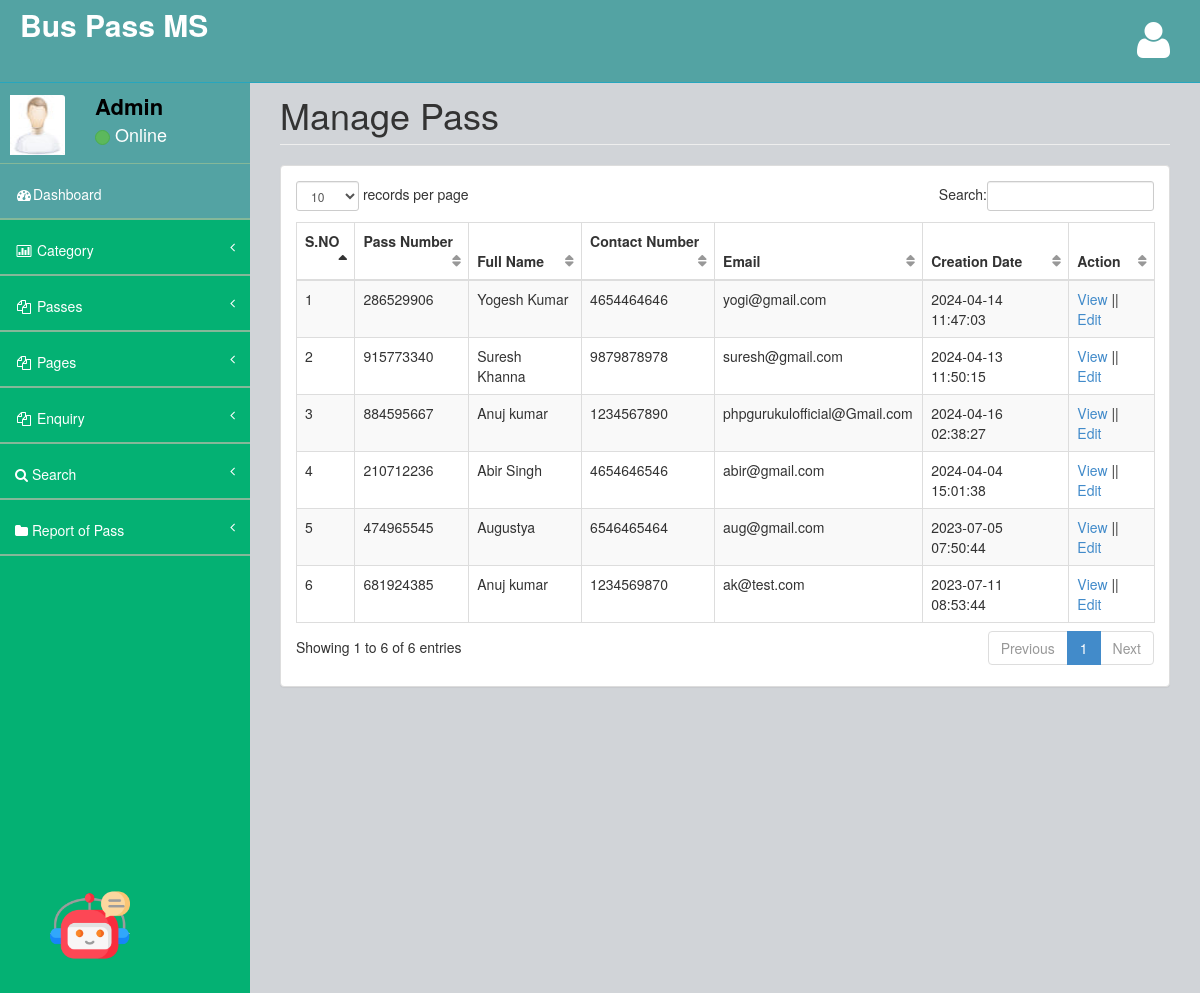
Page /admin/manage-pass.php (signed in) on the committed database.
### tables this page shows
CREATE TABLE `tblpass` (
  `ID` int(10) NOT NULL,
  `PassNumber` varchar(200) DEFAULT NULL,
  `FullName` varchar(200) DEFAULT NULL,
  `ProfileImage` varchar(200) DEFAULT NULL,
  `ContactNumber` bigint(10) DEFAULT NULL,
  `Email` varchar(200) DEFAULT NULL,
  `IdentityType` varchar(200) DEFAULT NULL,
  `IdentityCardno` varchar(200) DEFAULT NULL,
  `Category` varchar(100) DEFAULT NULL,
  `Source` varchar(200) DEFAULT NULL,
  `Destination` varchar(200) DEFAULT NULL,
  `FromDate` varchar(200) DEFAULT NULL,
  `ToDate` varchar(200) DEFAULT NULL,
  `Cost` decimal(10,0) DEFAULT NULL,
  `PasscreationDate` timestamp NULL DEFAULT CURRENT_TIMESTAMP
);

### admin/manage-pass.php (the view, shortened to what this page needs)
<?php
include('includes/dbconnection.php');
if (strlen($_SESSION['bpmsaid']==0)) {
  header('location:logout.php');
  } else{
  ?>
<!DOCTYPE html>
<html>
<head>
    <link href="assets/plugins/bootstrap/bootstrap.css" rel="stylesheet" />
    <link href="assets/font-awesome/css/font-awesome.css" rel="stylesheet" />
    <link href="assets/plugins/pace/pace-theme-big-counter.css" rel="stylesheet" />
  <link href="assets/css/style.css" rel="stylesheet" />
      <link href="assets/css/main-style.css" rel="stylesheet" />
    <link href="assets/plugins/dataTables/dataTables.bootstrap.css" rel="stylesheet" />
</head>
<body>
    <div id="wrapper">
       <?php include_once('includes/header.php');?>
        <?php include_once('includes/sidebar.php');?>
        <div id="page-wrapper">
            <div class="row">
                <div class="col-lg-12">
                    <h1 class="page-header">Manage Pass</h1>
                </div>
            </div>
            <div class="row">
                <div class="col-lg-12">
                    <div class="panel panel-default">
                        <div class="panel-body">
                            <div class="table-responsive">
                                <table class="table table-striped table-bordered table-hover" id="dataTables-example">
                                    <thead>
                                        <tr>
                                            <th>S.NO</th>
                                           <th>Pass Number</th>
                                            <th>Full Name</th>
                                            <th>Contact Number</th>
                                            <th>Email</th>
                                            <th>Creation Date</th>
                                            <th>Action</th>
                                        </tr>
                                    </thead>
                                    <tbody>
                                        <?php
$sql="SELECT * from tblpass";
$query = $dbh -> prepare($sql);
$query->execute();
$results=$query->fetchAll(PDO::FETCH_OBJ);
$cnt=1;
if($query->rowCount() > 0)
{
foreach($results as $row)
{               ?>
                                       <tr>
                  <td><?php echo htmlentities($cnt);?></td>
                  <td><?php  echo htmlentities($row->PassNumber);?></td>
                  <td><?php  echo htmlentities($row->FullName);?></td>
                  <td><?php  echo htmlentities($row->ContactNumber);?></td>
                  <td><?php  echo htmlentities($row->Email);?></td>
                  <td><?php  echo htmlentities($row->PasscreationDate);?></td>
                  <td><a href="view-pass-detail.php?viewid=<?php echo htmlentities ($row->ID);?>">View</a>  ||  <a href="edit-pass-detail.php?editid=<?php echo htmlentities ($row->ID);?>">Edit</a></td>
                </tr>
               <?php $cnt=$cnt+1;}} ?>
                                    </tbody>
                                </table>
                            </div>
                        </div>
                    </div>
                </div>
            </div>
        </div>
    </div>
</body>
</html>
<?php }  ?>

### admin/includes/header.php (shortened to what this page needs)
<nav class="navbar navbar-default navbar-fixed-top" role="navigation" id="navbar">
            <div class="navbar-header">
                <a class="navbar-brand" href="dashboard.php">
                    <strong style="color: white;font-size: 30px">Bus Pass MS</strong>
                </a>
            </div>
            <ul class="nav navbar-top-links navbar-right">
                <li class="dropdown">
                    <a class="dropdown-toggle" data-toggle="dropdown" href="#">
                        <i class="fa fa-user fa-3x"></i>
                    </a>
                </li>
            </ul>
        </nav>

### admin/includes/sidebar.php (shortened to what this page needs)
<?php
include('includes/dbconnection.php');
?>
        <nav class="navbar-default navbar-static-side" role="navigation">
            <div class="sidebar-collapse">
                <ul class="nav" id="side-menu">
                    <li>
                        <div class="user-section">
                            <div class="user-section-inner">
                                <img src="assets/img/user.jpg" alt="">
                            </div>
                            <div class="user-info">
                                <?php
$aid=$_SESSION['bpmsaid'];
$sql="SELECT AdminName from  tbladmin where ID=:aid";
$query = $dbh -> prepare($sql);
$query->bindParam(':aid',$aid,PDO::PARAM_STR);
$query->execute();
$results=$query->fetchAll(PDO::FETCH_OBJ);
$cnt=1;
if($query->rowCount() > 0)
{
foreach($results as $row)
{               ?>
                                <div><strong><?php  echo $row->AdminName;?></strong></div>
                                <div class="user-text-online">
                                    <span class="user-circle-online btn btn-success btn-circle "></span>&nbsp;Online
                                </div>
                            </div>
                            <?php $cnt=$cnt+1;}} ?>
                        </div>
                    </li>
                    <li class="selected">
                        <a href="dashboard.php"><i class="fa fa-dashboard fa-fw"></i>Dashboard</a>
                    </li>
                    <li>
                        <a href="#"><i class="fa fa-bar-chart-o fa-fw"></i> Category<span class="fa arrow"></span></a>
                    </li>
                    <li>
                        <a href="#"><i class="fa fa-files-o fa-fw"></i> Passes<span class="fa arrow"></span></a>
                    </li>
                    <li>
                        <a href="#"><i class="fa fa-files-o fa-fw"></i> Pages<span class="fa arrow"></span></a>
                    </li>
                    <li>
                        <a href="#"><i class="fa fa-files-o fa-fw"></i> Enquiry<span class="fa arrow"></span></a>
                    </li>
                    <li>
                        <a href="search-pass.php"><i class="fa fa-search"></i>  Search<span class="fa arrow"></span></a>
                        </li>
                        <li>
                        <a href="pass-bwdates-report.php"><i class="fa fa-folder"></i>  Report of Pass<span class="fa arrow"></span></a>
                        </li>
                        <link rel="stylesheet" href="assets/css/bot_logo1.css">
            <div class="sidebar-bottom">
                <div class="chatbot-logo-container">
                    <a href="bot.php">
                        <img src="images/robot.png" alt="robot" class="chatbot-logo">
                    </a>
                </div>
            </div>
                </ul>
            </div>
        </nav>

### admin/assets/css/style.css (style rules this page uses)
body { background-color: #f8f8f8; }
#wrapper { width: 100%; margin-top: 55px!important; background-color:#04B173; }
#page-wrapper { padding: 0 15px; min-height: 568px; background-color:rgb(209, 212, 216); }
.navbar-static-side ul li { border-bottom:1px solid #84B899 !important; }
.navbar-top-links li { display: inline-block; }
.navbar-top-links li:last-child { margin-right: 15px; }
.navbar-top-links li a { padding: 20px; min-height: 50px; }
.arrow { float: right; }
.fa.arrow:before { content: "\f104"; }
@media (min-width:768px) { .navbar-static-side { z-index: 1; position: absolute; width: 250px; } }
table.dataTable thead .sorting, table.dataTable thead .sorting_asc:after, table.dataTable thead .sorting_desc, table.dataTable thead .sorting_asc_disabled, table.dataTable thead .sorting_desc_disabled { background: transparent; }
table.dataTable thead .sorting_asc:after { content: "\f0de"; float: right; font-family: fontawesome; }
table.dataTable thead .sorting:after { content: "\f0dc"; float: right; font-family: fontawesome; color: rgba(50,50,50,.5); }
.btn-circle { width: 30px; height: 30px; padding: 6px 0; border-radius: 15px; text-align: center; font-size: 12px; line-height: 1.428571429; }

### admin/assets/css/main-style.css (style rules this page uses)
.user-section-inner { height: 65px; width: 65px; -moz-border-radius: 3px; -webkit-border-radius: 3px; border-radius: 3px; overflow: hidden; display: inline-block; float: left; margin-right: 15px; margin-top: 20px; }
.user-section-inner img { margin-left:10px; width:55px; height:60px; }
.user-info { display: block; color:#000!important; display: inline-block; padding: 15px; margin-bottom: 0px }
.user-text-online { font-size:18px; color:#fff }
.user-circle-online { width: 15px!important; height: 15px!important; }
.navbar-top-links > li > a { color: #FFFFFF; }
.nav > li > a { padding: 20px 15px; }
#side-menu { background-color:#04B173; }
#side-menu a { color:#fff; border-bottom: 1px solid #84B899 !important; height: 55px; }
.selected { background-color:rgb(83, 163, 163); }
#navbar { background-color:rgb(83, 163, 163); }
.navbar-brand { padding-left:20px; }
.navbar-default { border-color: #27A6BE; }
@media (min-width:768px) { #page-wrapper { position: inherit; margin: 0 0 0 250px; padding: 0 30px; min-height: 1000px; } }

### admin/assets/css/bot_logo1.css (style rules this page uses)
.sidebar-bottom { position: fixed; bottom: 90px; left: 50px; width: 100%; z-index: 10; }
.sidebar-bottom .chatbot-logo { max-width: 80px; }

### rows in the picture
tblpass: PassNumber "286529906", FullName "Yogesh Kumar", ContactNumber "4654464646", Email "yogi@gmail.com", PasscreationDate "2024-04-14 11:47:03"
tblpass: PassNumber "915773340", FullName "Suresh Khanna", ContactNumber "9879878978", Email "suresh@gmail.com", PasscreationDate "2024-04-13 11:50:15"
tblpass: PassNumber "884595667", FullName "Anuj kumar", ContactNumber "1234567890", Email "phpgurukulofficial@Gmail.com", PasscreationDate "2024-04-16 02:38:27"
tblpass: PassNumber "210712236", FullName "Abir Singh", ContactNumber "4654646546", Email "abir@gmail.com", PasscreationDate "2024-04-04 15:01:38"
tblpass: PassNumber "474965545", FullName "Augustya", ContactNumber "6546465464", Email "aug@gmail.com", PasscreationDate "2023-07-05 07:50:44"
tblpass: PassNumber "681924385", FullName "Anuj kumar", ContactNumber "1234569870", Email "ak@test.com", PasscreationDate "2023-07-11 08:53:44"

### other values in the picture
$row->AdminName "Admin"
